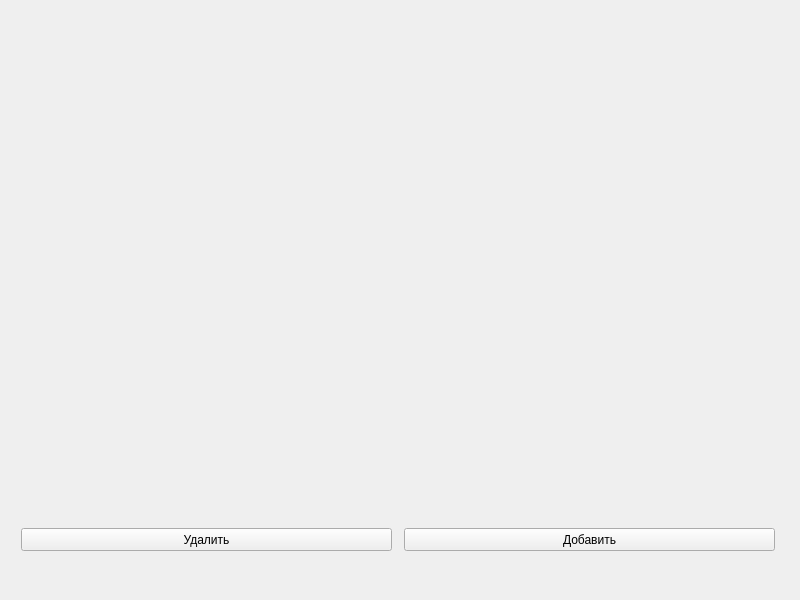
<?xml version="1.0" encoding="UTF-8"?>
<ui version="4.0">
 <class>Form</class>
 <widget class="QWidget" name="Form">
  <property name="geometry">
   <rect>
    <x>0</x>
    <y>0</y>
    <width>800</width>
    <height>600</height>
   </rect>
  </property>
  <property name="windowTitle">
   <string>Form</string>
  </property>
  <widget class="QPushButton" name="AddBtn">
   <property name="geometry">
    <rect>
     <x>404</x>
     <y>528</y>
     <width>371</width>
     <height>23</height>
    </rect>
   </property>
   <property name="text">
    <string>Добавить</string>
   </property>
  </widget>
  <widget class="QPushButton" name="DelBtn">
   <property name="geometry">
    <rect>
     <x>21</x>
     <y>528</y>
     <width>371</width>
     <height>23</height>
    </rect>
   </property>
   <property name="text">
    <string>Удалить</string>
   </property>
  </widget>
 </widget>
 <resources/>
 <connections/>
</ui>
